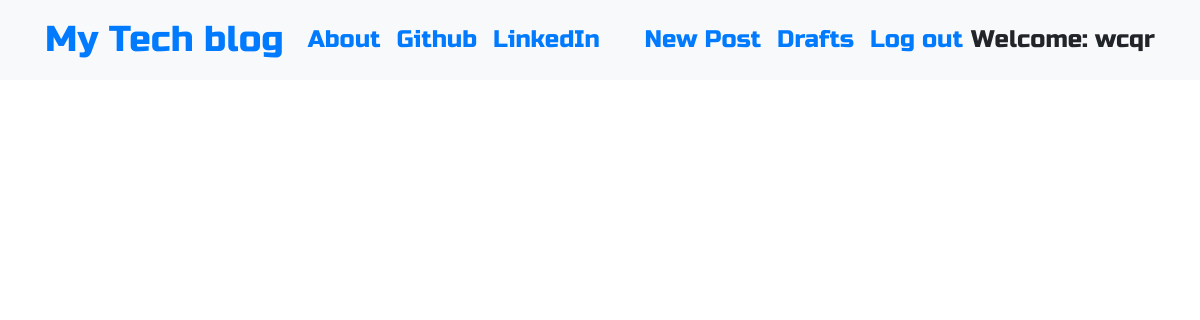
Before: / (signed in) with the older database file.
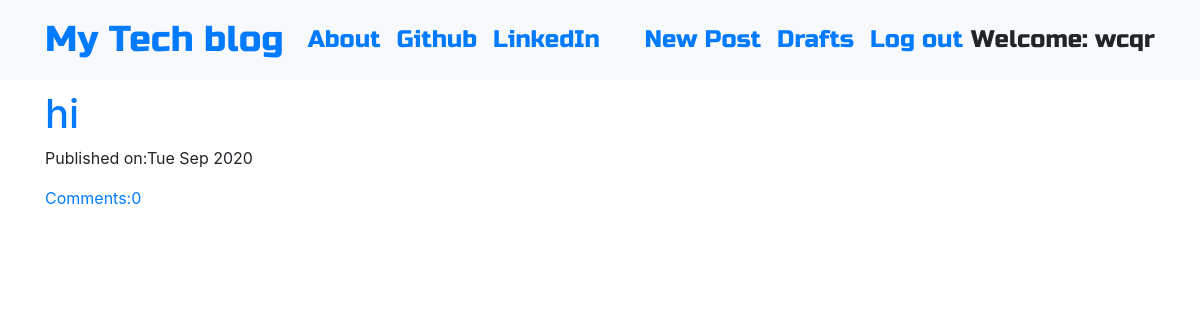
After: the same page with the newer database file.
### blog/models.py (models this page shows, shortened)
class Post(models.Model):
    author = models.ForeignKey('auth.User',on_delete=models.CASCADE)
    title = models.CharField(max_length=200)
    text = models.TextField()
    created_date = models.DateTimeField(default=timezone.now)
    published_date = models.DateTimeField(blank=True, null=True)
    def approve_comments(self):
        return self.comments.filter(approved_comment=True)

### blog/views.py (the view)
# urls.py: path('',views.PostListView.as_view(),name='post_list'),
class PostListView(ListView):
    model = Post
    def get_queryset(self):
        return Post.objects.filter(published_date__lte=timezone.now()).order_by('-published_date')

### blog/templates/blog/post_list.html
{% extends 'blog/base.html' %}
{% block body_block %}
<div class="centerstage">
	{% for post in post_list %}
	<div class="post">
		<h1><a href="{% url 'post_detail' pk=post.pk %}">{{ post.title }}</a></h1>
		<div class="date">
			<p>Published on:{{ post.published_date|date:"D M Y" }} </p>
		</div>
		<a href="{% url 'post_detail' pk=post.pk  %}">Comments:{{ post.approve_comments.count }} </a>
	</div>
	{% endfor %}
</div>
{% endblock  %}

### blog/templates/blog/base.html (shortened to what this page needs)
<!DOCTYPE html>
{% load static %}
<html lang="en">
	<head>
		<link rel="stylesheet" href="https://stackpath.bootstrapcdn.com/bootstrap/4.5.2/css/bootstrap.min.css">
		<link rel="stylesheet" href="https://maxcdn.bootstrapcdn.com/bootstrap/3.3.7/css/bootstrap-theme.min.css">
		<link rel="stylesheet" href="//cdn.jsdelivr.net/npm/medium-editor@latest/dist/css/medium-editor.min.css" type="text/css" media="screen" charset="utf-8">
		<link rel="stylesheet" href="{% static 'css/blog.css' %}">
	</head>
	<body class='loader'>
    <nav class="navbar navbar-expand-lg bg-light techfont">
      <div class="container">
        <div class="navbar-nav align-items-center">
          <a class="navbar-brand bigbrand" href="{% url 'post_list' %}">My Tech blog</a>
          <a class="nav-item nav-link" href="{% url 'about' %}">About</a>
          <a class="nav-item nav-link" href="https://www.github.com">Github</a>
          <a class="nav-item nav-link" href="https://www.linkedin.com">LinkedIn</a>
        </div>
        <div class="navbar-nav align-items-center ml-auto">
          {% if user.is_authenticated %}
            <a class="nav-item nav-link" href="{% url 'post_new' %}">New Post</a>
            <a class="nav-item nav-link" href="{% url 'post_draft_list' %}">Drafts</a>
            <a class="nav-item nav-link" href="{% url 'logout' %}">Log out</a>
            <a >Welcome: {{ user.username }}</a>
          {% else %}
            <a class="nav-item nav-link" href="{% url 'login' %}" aria-label="Login">
              <span class="fa fa-user" aria-hidden="true"></span></a>
          {% endif %}
        </div>
      </div>
    </nav>
		<div class="content container">
			<div class="row">
				<div class="col-md-8">
					<div class="blog-posts">
						{% block body_block %}
						{% endblock %}
					</div>
				</div>
			</div>
		</div>
	</body>
</html>

### blog/static/css/blog.css (style rules this page uses)
.techfont { font-family: 'Russo One', sans-serif; font-size: 1.5em; margin-bottom: 10px; }
.bigbrand { font-size: 1.5em; }
.centerstage { margin-left:auto; margin-right:auto; }
.loader { filter:hue-rotate(0deg); color:linear-gradient(45deg,#0f8,#08f); animation:hue 10000ms infinite linear; }

Changed rows visible on the page:
added Post: title "hi", published_date "Tue Sep 2020", approve_comments.count "0"
